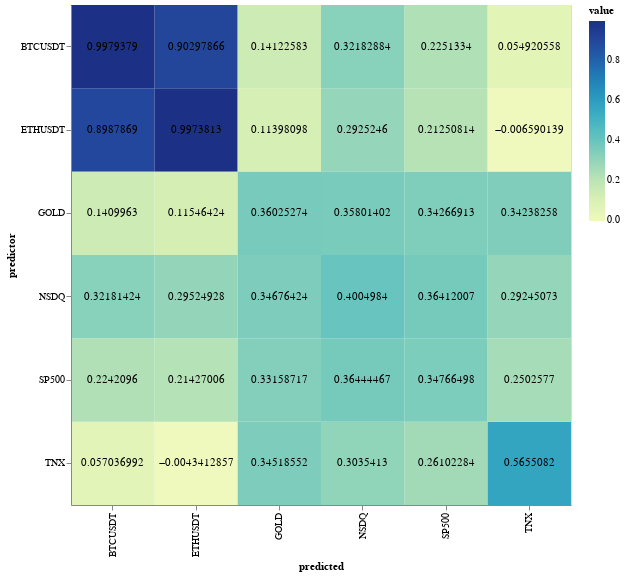

The cell this chart's notebook holds for it:
### Markdown cell above
### Prediction

### Code cell
q6

### Figure 1 — Vega-Lite specification as saved in the notebook (floating-point values rounded to 4 significant figures)
{"config": {"view": {"continuousWidth": 400, "continuousHeight": 300}}, "layer": [{"mark": "rect", "encoding": {"color": {"type": "quantitative", "field": "value"}, "x": {"type": "nominal", "field": "predicted"}, "y": {"type": "nominal", "field": "predictor"}}, "height": 500, "width": 500}, {"mark": "text", "encoding": {"text": {"type": "quantitative", "field": "value"}, "x": {"type": "nominal", "field": "predicted"}, "y": {"type": "nominal", "field": "predictor"}}}], "data": {"name": "data-c86507dc572761e464da44df12895eae"}, "$schema": "https://vega.github.io/schema/vega-lite/v4.8.1.json", "datasets": {"data-c86507dc572761e464da44df12895eae": [{"predictor": "ETHUSDT", "predicted": "ETHUSDT", "value": 0.9974}, {"predictor": "ETHUSDT", "predicted": "BTCUSDT", "value": 0.8988}, {"predictor": "ETHUSDT", "predicted": "SP500", "value": 0.2125}, {"predictor": "ETHUSDT", "predicted": "TNX", "value": -0.00659}, {"predictor": "ETHUSDT", "predicted": "NSDQ", "value": 0.2925}, {"predictor": "ETHUSDT", "predicted": "GOLD", "value": 0.114}, {"predictor": "BTCUSDT", "predicted": "ETHUSDT", "value": 0.903}, {"predictor": "BTCUSDT", "predicted": "BTCUSDT", "value": 0.9979}, {"predictor": "BTCUSDT", "predicted": "SP500", "value": 0.2251}, {"predictor": "BTCUSDT", "predicted": "TNX", "value": 0.05492}, {"predictor": "BTCUSDT", "predicted": "NSDQ", "value": 0.3218}, {"predictor": "BTCUSDT", "predicted": "GOLD", "value": 0.1412}, {"predictor": "TNX", "predicted": "ETHUSDT", "value": -0.004341}, {"predictor": "TNX", "predicted": "BTCUSDT", "value": 0.05704}, {"predictor": "TNX", "predicted": "SP500", "value": 0.261}, {"predictor": "TNX", "predicted": "TNX", "value": 0.5655}, {"predictor": "TNX", "predicted": "NSDQ", "value": 0.3035}, {"predictor": "TNX", "predicted": "GOLD", "value": 0.3452}, {"predictor": "SP500", "predicted": "ETHUSDT", "value": 0.2143}, {"predictor": "SP500", "predicted": "BTCUSDT", "value": 0.2242}, {"predictor": "SP500", "predicted": "SP500", "value": 0.3477}, {"predictor": "SP500", "predicted": "TNX", "value": 0.2503}, {"predictor": "SP500", "predicted": "NSDQ", "value": 0.3644}, {"predictor": "SP500", "predicted": "GOLD", "value": 0.3316}, {"predictor": "NSDQ", "predicted": "ETHUSDT", "value": 0.2952}, {"predictor": "NSDQ", "predicted": "BTCUSDT", "value": 0.3218}, {"predictor": "NSDQ", "predicted": "SP500", "value": 0.3641}, {"predictor": "NSDQ", "predicted": "TNX", "value": 0.2925}, {"predictor": "NSDQ", "predicted": "NSDQ", "value": 0.4005}, {"predictor": "NSDQ", "predicted": "GOLD", "value": 0.3468}, {"predictor": "GOLD", "predicted": "ETHUSDT", "value": 0.1155}, {"predictor": "GOLD", "predicted": "BTCUSDT", "value": 0.141}, {"predictor": "GOLD", "predicted": "SP500", "value": 0.3427}, {"predictor": "GOLD", "predicted": "TNX", "value": 0.3424}, {"predictor": "GOLD", "predicted": "NSDQ", "value": 0.358}, {"predictor": "GOLD", "predicted": "GOLD", "value": 0.3603}]}}
